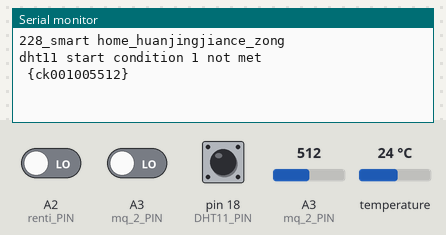
A sketch run on a simulated Arduino Uno, built with avr-gcc and run on an emulated ATmega328P. Parts: the last lines printed to the serial monitor. Inputs (shaded band) come from the test bench; at power-on: A3 (mq_2_PIN) = 512, A2 (renti_PIN) LOW, A3 (mq_2_PIN) LOW, pin 18 (DHT11_PIN) HIGH, temperature 24 °C.

Above: at 9.3 s.
9.4 s: A3 (mq_2_PIN) set to 716
At 12.9 s:
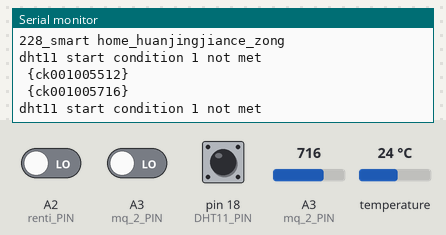
13.9 s: A2 (renti_PIN) driven HIGH
18.4 s: A3 (mq_2_PIN) set to 900
At 19.9 s:
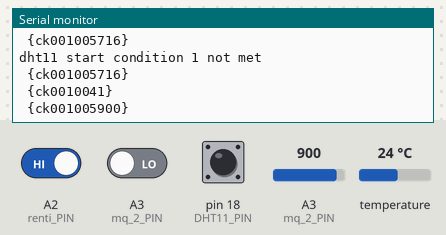
Timing chart, 0 to 21.4 s (numbered marks = the images above; inputs shaded):
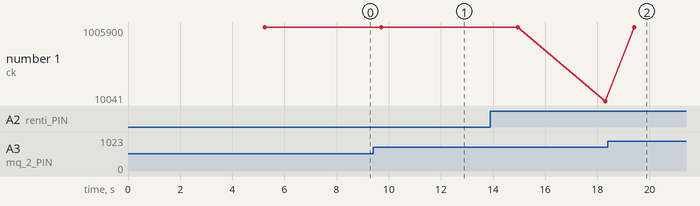

Measured:
- after the input at 9.4 s, the serial monitor: prints a new line after 0.30 s (image 1)
- after the input at 18.4 s, the serial monitor: prints a new line after 1.0 s (image 2)
- plotted number 1: 1005512 → 1005716 after the input at 9.4 s, 1005716 → 10041 after the input at 13.9 s

The sketch:

huanjingjiance.ino
```cpp
/*
 *ZIGBEE针脚连接线
 TX -> RXD
 RX -> TXD

 *MQ-2传感器针脚连接线
 VCC -> VCC
 GND -> GND
 DO
 AO  -> A3

 *HC-SR501人体检测针脚连接线
 VCC -> VCC
 DO  -> A2
 GND -> GND

  *DS18B20温度传感器针脚连接线
 GND -> GND
 DQ -> A5
 VDD -> VCC

 *DHT11数字温湿度传感器针脚连接线
 VDD -> VCC
 DATA -> A4
 NC -> 空脚
 GND -> GND

 *GP2Y1050AU灰尘传感器针脚连接线
 GND -> GND
 VCC -> VCC
 NC
 NC
 RXD  -> A1
 TXD  -> A0
*/
#include <SPI.h> //引用SPI库文件
#include <OneWire.h> //引用DS18B20库文件
#include <SoftwareSerial.h> //引用软串口库文件

//声名变量
const unsigned long interval = 1000;//间隔时间
unsigned long last_sent;//最后发送时间

//MQ-2
int mq_2alarm=0;//报警值
int mq_2val=0;//MQ-2数值
int mq_2_PIN=A3;//MQ-2针脚

//HC-SR501传感
int rentival=0;//HC-SR501传感数值
int renti_PIN=A2;//HC-SR501传感针脚

//湿度温度
OneWire  ds(A5); //声明ds变量
float celsius=0.0; //摄氏温度
float fahrenheit=0.0; //华氏温度
int DHT11_PIN=4; //DHT11针脚
int humdity=0; //湿度
int temperature=0; //温度

//GP2Y1050AU灰尘传感器
SoftwareSerial mySerial(A0, A1); //定义软串口，对应RX,TX

float pm25=0.00;//声明pm2.5变量
int incomeByte[6];//声明pm2.5字节
int data;//当前数据
int z=0;//当前字符数
int sum;//数据总和
unsigned long error;//错误


void setup()
{
    Serial.begin(115200);//设置串口波特率115200

    pinMode(renti_PIN, INPUT);//设置输入模式

    ini_dht11(); //初始化dht11

     mySerial.begin(2400);//设置软串口的波特率

    Serial.println("228_smart home_huanjingjiance_zong");//打印
}

void loop()
{

  unsigned long now = millis();//获取现在的时间
  if ( now - last_sent >= interval  ) //如果超过时间间隔
  {
    last_sent = now;//保存到最后时间

    //湿度温度
    wenshidu();
    delay(1000);//延时
    //GP2Y1050AU灰尘传感器
    pm_25();
    delay(1000);//延时
    //HC-SR501红外传感
    hongwai();
    delay(1000);//延时
    //MQ-2
    mq_2();
    delay(1000);//延时
  }
}


//GP2Y1050AU灰尘传感器
void pm_25()
{
    pm25=0.00;//初始化0
    run_pm25();//调用函数pm2.5获取数据
    if(pm25>0){//如果pm2.5大于0
      char pmstr[10]={0};//声明字符
      dtostrf(pm25,4,2,pmstr);//格式化字符

      char data[10]={0};//声明数据字符
      sprintf(data,"%s",pmstr);//格式化字符
      send_data(data,1,3);//调用函数发送数据到网关

    }
}

//湿度温度
void wenshidu()
{
    celsius=0;//初始化0
    humdity=0;//初始化0
    run_ds18();//调用函数DS18B20获取温度
    if(celsius>0){//如果温度大于0
       run_dht11();//调用函数dht11获取湿度
    }
    if(humdity>0){//如果湿度大于0
      char celstr[10]={0};//声明字符
      dtostrf(celsius,4,2,celstr);//格式化字符
      char data[10]={0};//声明数据字符
      sprintf(data,"%d.%s",humdity,celstr);//格式化字符 湿度.温度
      send_data(data,1,2);//调用函数发送数据到网关
    }
}

//红外传感
void hongwai()
{
    rentival=0;//初始化0
    run_renti();//调用函数获取HC-SR501红外传感数据
    if(rentival==HIGH){//如果是警报值则发送警报，这里高电平是警报
      char data[10]={0};//声明字符
      sprintf(data,"%d",rentival);//声明字符
      send_data(data,1,4);//调用函数发送数据到网关
    }
}

 //MQ-2
void mq_2()
{
    mq_2val=0;//初始化0
    run_mq_2();//调用函数获取mq-2数据
    if(mq_2val>mq_2alarm){//如果值大于警报值则发送警报
      char data[10]={0};//声明字符
      sprintf(data,"%d",mq_2val);//格式化字符
      send_data(data,1,5);//调用函数发送数据到网关
    }
}

//获取MQ-2传感器的数据函数
void run_mq_2()
{
    mq_2val=analogRead(mq_2_PIN);//读取
    //Serial.println(mq_2val,DEC);//打印
    delay(100);//延时
}

//获取HC-SR501红外感器的数据函数
void run_renti()
{
    rentival=digitalRead(renti_PIN);//读取
    //Serial.println(rentival,DEC);//打印
    delay(100);//延时
}

//获取DS18S20传感器的温度函数
void run_ds18()
{
  byte i;
  byte present = 0;
  byte type_s;
  byte data[12];
  byte addr[8];
  //float celsius, fahrenheit;

  if ( !ds.search(addr)) {
    //Serial.println("No more addresses.");
    //Serial.println();
    ds.reset_search();
    delay(250);
    return;
  }

  //Serial.print("ROM =");
  for( i = 0; i < 8; i++) {
    //Serial.write(' ');
    //Serial.print(addr[i], HEX);
  }

  if (OneWire::crc8(addr, 7) != addr[7]) {
      Serial.println("CRC is not valid!");
      return;
  }
  //Serial.println();

  // the first ROM byte indicates which chip
  switch (addr[0]) {
    case 0x10:
      //Serial.print("Chip = DS18S20");  // or old DS1820
      type_s = 1;
      break;
    case 0x28:
      //Serial.print("Chip = DS18B20");
      type_s = 0;
      break;
    case 0x22:
      //Serial.print("Chip = DS1822");
      type_s = 0;
      break;
    default:
      Serial.print("Device is not a DS18x20 family device.");
      return;
  }

  ds.reset();
  ds.select(addr);
  ds.write(0x44,1);         // start conversion, with parasite power on at the end

  delay(1000);     // maybe 750ms is enough, maybe not
  // we might do a ds.depower() here, but the reset will take care of it.

  present = ds.reset();
  ds.select(addr);
  ds.write(0xBE);         // Read Scratchpad

  //Serial.print("  Data = ");
  //Serial.print(present,HEX);
  //Serial.print(" ");
  for ( i = 0; i < 9; i++) {           // we need 9 bytes
    data[i] = ds.read();
    //Serial.print(data[i], HEX);
    //Serial.print(" ");
  }
  //Serial.print(" CRC=");
  //Serial.print(OneWire::crc8(data, 8), HEX);
  //Serial.println();

  // convert the data to actual temperature

  unsigned int raw = (data[1] << 8) | data[0];
  if (type_s) {
    raw = raw << 3; // 9 bit resolution default
    if (data[7] == 0x10) {
      // count remain gives full 12 bit resolution
      raw = (raw & 0xFFF0) + 12 - data[6];
    }
  } else {
    byte cfg = (data[4] & 0x60);
    if (cfg == 0x00) raw = raw << 3;  // 9 bit resolution, 93.75 ms
    else if (cfg == 0x20) raw = raw << 2; // 10 bit res, 187.5 ms
    else if (cfg == 0x40) raw = raw << 1; // 11 bit res, 375 ms
    // default is 12 bit resolution, 750 ms conversion time
  }
  celsius = (float)raw / 16.0;
  fahrenheit = celsius * 1.8 + 32.0;
  //Serial.print("  Temperature = ");
  //Serial.print(celsius);
  //Serial.print(" Celsius, ");
  //Serial.print(fahrenheit);
 // Serial.println(" Fahrenheit");
}

//初始化dht11函数
void ini_dht11()
{
  DDRC|=_BV(DHT11_PIN);
  PORTC|=_BV(DHT11_PIN);
}

//读获dht11数据函数
byte read_dht11_dat()
{
  byte i = 0;
  byte result = 0;
  for(i=0;i<8;i++)
  {
  while(!(PINC&_BV(DHT11_PIN)));
  delayMicroseconds(30);
  if(PINC&_BV(DHT11_PIN))
  result|=(1<<(7-i));
  while((PINC&_BV(DHT11_PIN)));
  }
  return result;
}

//获取dht11传感器湿度的函数
void run_dht11()
{
  byte dht11_dat[5];
  byte dht11_in;
  byte i;
  PORTC &= ~_BV(DHT11_PIN);
  delay(18);
  PORTC|=_BV(DHT11_PIN);
  delayMicroseconds(40);
  DDRC &= ~_BV(DHT11_PIN);
  delayMicroseconds(40);
  dht11_in = PINC & _BV(DHT11_PIN);
  if(dht11_in)
  {
  Serial.println("dht11 start condition 1 not met");
  return;
  }
  delayMicroseconds(80);
  dht11_in=PINC & _BV(DHT11_PIN);
  if(!dht11_in)
  {
    Serial.println("dht11 start condition 2 not met");
    return;
  }
  delayMicroseconds(80);
  for(i=0;i<5;i++)
  dht11_dat[i]=read_dht11_dat();
  DDRC|=_BV(DHT11_PIN);
  PORTC|=_BV(DHT11_PIN);
  byte dht11_check_sum = dht11_dat[0]+dht11_dat[1]+dht11_dat[2]+dht11_dat[3];
  if(dht11_dat[4]!=dht11_check_sum)
  {
  Serial.println("DHT11 checksum error");
  }
  //Serial.print("Chip = DHT11  Current humdity= ");
//  Serial.print(dht11_dat[0],DEC);
//  Serial.print(".");
//  Serial.print(dht11_dat[1],DEC);
//  Serial.print("%");
//  Serial.print("temperature = ");
//  Serial.print(dht11_dat[2],DEC);
//  Serial.print(".");
//  Serial.print(dht11_dat[3],DEC);
//  Serial.println("C");
  humdity=(int)dht11_dat[0];
  temperature=(int)dht11_dat[2];
}

//获取pm2.5传感器的数据函数
void run_pm25()
{
    while (mySerial.available()){//如果软串口存在数据

       data=mySerial.read();//读取软串口数据
       if(data == 170){//如果数据是170则是开始
         z=0;//当前字符数
         incomeByte[z]=data;//保存到当前字节
       }else{//如果不是开始
         z++;//当前字符数+1
         incomeByte[z]=data;//保存到当前字节
       }
       if(z==6)//如果满6个字符
       {
            sum=incomeByte[1]+ incomeByte[2]+ incomeByte[3] + incomeByte[4];//字节数相加，为了效验数据

            if(incomeByte[5]==sum && incomeByte[6]==255 )//效验数据格式
            {
               Serial.print("Data OK! ");
               Serial.print(" | Vo=");
               float vo=(incomeByte[1]*256.0+incomeByte[2])/1024.0*5.00;//计算pm2.5算法
               Serial.print(vo,2);
               Serial.print("V  ");
               float v1=analogRead(A0)/1024.0*5.00;
               Serial.print("/ Ao=");
               Serial.print(v1,2);
               Serial.print("V  | ");
               float c=vo*200;
               pm25=c;//保存pm2.5变量
               Serial.print(c,2);
               Serial.print("ug/m3 | ");
               for(int k=0;k<7;k++)
                {
                  Serial.print(incomeByte[k]);//打印原始数据
                  Serial.print("|");
                 }
                 Serial.println();
                 break;
             }else{
                 z=0;
                 Serial.flush();
                 data='/0';
                 for(int m=0;m<7;m++){incomeByte[m]=0;}
                 //error++;
                 //Serial.print(" ### This is ");
                 //Serial.print(error);
                 //Serial.println(" Error ###");
             }
             z=0;
       }
    }
}

//发送数据到网关的函数
void send_data(char *data,int sid,int nid)
{
    char server[10]={0};//声明网关接收名称
    sprintf(server,"serv%d",1);//赋值网关接收名称
    //Serial.println(server);//打印

    char updateData[33]={0};//声明更新数组
    char front[10]={0};//声明更新前缀
    //memcpy(front,body,9);
    sprintf(front," {ck%03d%03d",sid,nid);//赋值前缀
    sprintf(updateData,"%s%s}",front,data);//生成反馈数组
    Serial.println(updateData);//发送到串口（zigbee会发给网关）
    Serial.println();//换行
}
```
